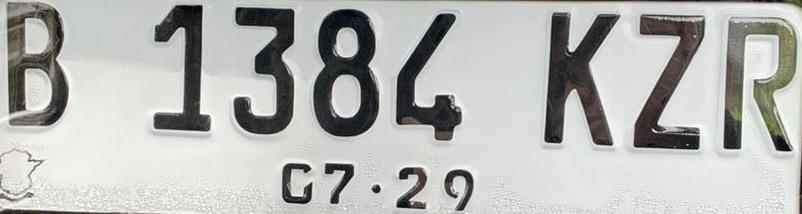
#> input picture dataset/B1384KZR.jpg, 802 x 214 px; its folder holds only this picture in this run
$ python ACitraOCR.py
#> lines starting #> are read from the running program, lines starting #| are printed output that depends on the picture; after the words box and inside, x2 and y2 are one past the last pixel; in counts of white or black regions, pixels touching at a corner belong together
import cv2
import pytesseract
import os

# Konfigurasi path Tesseract jika diperlukan
# Contoh: pytesseract.pytesseract.tesseract_cmd = r'C:\Program Files\Tesseract-OCR\tesseract.exe'

def read_license_plate(image_path, output_folder):
    # Membaca gambar
#> called with image_path = './dataset/B1384KZR.jpg', output_folder = './filtered_images'
    image = cv2.imread(image_path)
#> image is the input picture: shape (214, 802, 3); mean B, G, R 178.9, 182.2, 181.5

    # Konversi ke grayscale
    gray = cv2.cvtColor(image, cv2.COLOR_BGR2GRAY)

    # Filtering gambar make metode OTSU (GAUSSIAN --> OTSU)
    gray = cv2.GaussianBlur(gray, (5, 5), 0)
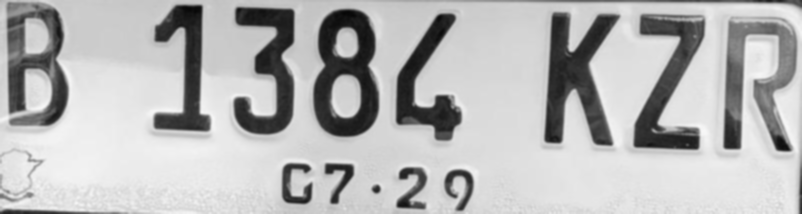
#> gray: shape (214, 802); min 6, max 247, mean 181.7
    _, otsu_filtered = cv2.threshold(gray, 0, 255, cv2.THRESH_BINARY + cv2.THRESH_OTSU)
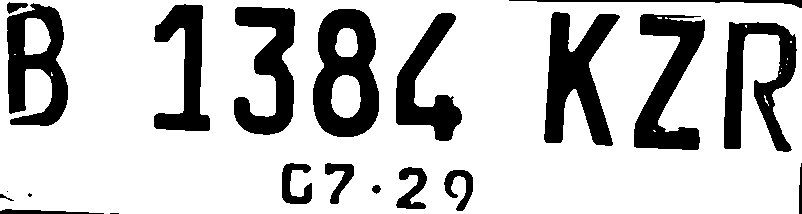
#> otsu_filtered: shape (214, 802); 77.3% white; 21 black regions (3 under 20 px), largest, box (x1, y1, x2, y2) and area: (313, 9, 379, 137) 5344, (544, 12, 620, 146) 5314, (634, 14, 705, 150) 4553

    # Simpan gambar hasil filtering Otsu
    base_name = os.path.basename(image_path)
    filtered_image_path = os.path.join(output_folder, f"filteredOtsu_{base_name}")
    cv2.imwrite(filtered_image_path, otsu_filtered)

    # Gunakan Tesseract untuk membaca teks
    text = pytesseract.image_to_string(otsu_filtered, config='--psm 8')

    # Membersihkan hasil
    plate_number = ''.join(filter(str.isalnum, text))

    return plate_number, filtered_image_path

def calculate_accuracy_single(detected, actual):
    """
    Menghitung akurasi berdasarkan perbandingan karakter yang cocok.
    """
    if not actual:  # Jika referensinya gk ada, akurasi dianggap 0
        return 0

    matched = sum(1 for d, a in zip(detected, actual) if d.lower() == a.lower())
    max_len = max(len(detected), len(actual))
    accuracy = (matched / max_len) * 100 if max_len > 0 else 0
    return accuracy

def process_images_in_folder(folder_path, output_file, output_folder):
    # Daftar semua file dalam folder
    files = os.listdir(folder_path)
    image_files = [f for f in files if f.lower().endswith(('.png', '.jpg', '.jpeg'))] #Ngambil Gambar Extensi png, jpg, jpeg

    if not image_files:
        print("Tidak ada file gambar ditemukan di folder.")
        return

    print(f"Memproses {len(image_files)} file gambar di folder: {folder_path}")

    results = {}
    with open(output_file, 'w') as f:
        f.write("================================================================================================\n")
        f.write("FORMAT : Nama File;   Plat Nomor Terbaca;  Akurasinya (%)\n")
        f.write("================================================================================================\n\n")

        for image_file in image_files:
            image_path = os.path.join(folder_path, image_file)
            print(f"Membaca file: {image_file}")

            try:
                detected_plate, filtered_image_path = read_license_plate(image_path, output_folder)
                actual_plate = os.path.splitext(image_file)[0]  # Ngambil nama file tanpa ekstensinya

                # Hitung akurasi plat nomor masing - masing
                accuracy = calculate_accuracy_single(detected_plate, actual_plate)

                # Simpan result ke dictionary dan file
                results[image_file] = {
                    "detected": detected_plate,
                    "actual": actual_plate,
                    "accuracy": accuracy,
                    "filtered_image": filtered_image_path,
                }

                # Masukin Output ke FILE
                output_line = f"{image_file};   {detected_plate};\t\t\t{accuracy:.2f}%\n"
                f.write(output_line)
                print(f"{output_line.strip()}")
            except Exception as e:
                print(f"Terjadi kesalahan saat membaca {image_file}: {e}")

    print(f"\nHasil OCR dan akurasi disimpan ke: {output_file}")

if __name__ == "__main__":
    folder_path = './dataset'
    output_file = 'hasil_ocr_filterOtsu.txt'
    output_folder = './filtered_images'

    if not output_file.endswith(".txt"):
        output_file += ".txt"

    # Buat folder untuk menyimpan gambar hasil filtering kalo belum ada
    if not os.path.exists(output_folder):
        os.makedirs(output_folder)

    if os.path.isdir(folder_path):
        process_images_in_folder(folder_path, output_file, output_folder)
#> (the call stopped at in read_license_plate, `text = pytesseract.image_to_string(otsu_filtered, config='--psm 8')`: pytesseract is not available in this run)
    else:
        print("Folder tidak ditemukan. Pastikan path sudah benar.")

$ run again, on dataset/B2113UYN.png
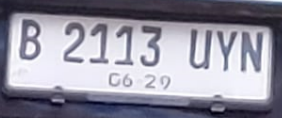
#> input picture dataset/B2113UYN.png, 282 x 118 px
#> in read_license_plate, image is the input picture: shape (118, 282, 3); mean B, G, R 159.3, 145.2, 146.9
#> in read_license_plate, `gray = cv2.cvtColor(image, cv2.COLOR_BGR2GRAY)`:
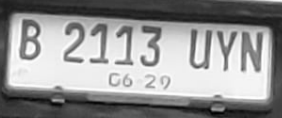
#> gray: shape (118, 282); min 2, max 254, mean 147.3
#> in read_license_plate, `_, otsu_filtered = cv2.threshold(gray, 0, 255, cv2.THRESH_BINARY + cv2..`:
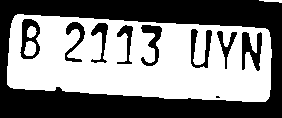
#> otsu_filtered: shape (118, 282); 51.1% white; 10 black regions (1 under 20 px), largest, box (x1, y1, x2, y2) and area: (0, 0, 282, 118) 13675, (242, 32, 262, 71) 442, (20, 19, 40, 59) 413

$ run again, on dataset/B2156TOR.png
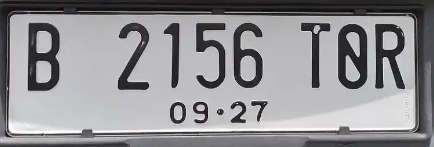
#> input picture dataset/B2156TOR.png, 434 x 147 px
#> in read_license_plate, image is the input picture: shape (147, 434, 3); mean B, G, R 146.2, 144, 144.6
#> in read_license_plate, `gray = cv2.GaussianBlur(gray, (5, 5), 0)`:
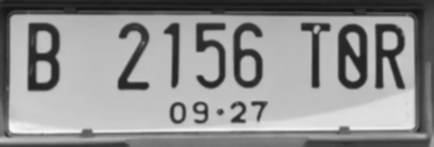
#> gray: shape (147, 434); min 17, max 248, mean 144.5
#> in read_license_plate, `_, otsu_filtered = cv2.threshold(gray, 0, 255, cv2.THRESH_BINARY + cv2..`:
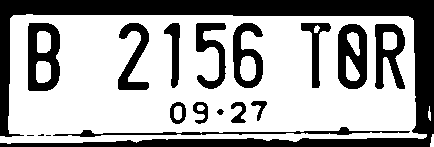
#> otsu_filtered: shape (147, 434); 64.6% white; 18 black regions (3 under 20 px), largest, box (x1, y1, x2, y2) and area: (0, 0, 434, 147) 13114, (28, 23, 60, 91) 1447, (338, 24, 367, 89) 1304

$ run again, on dataset/B18MGP.jpeg
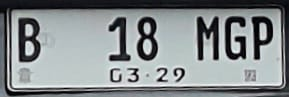
#> input picture dataset/B18MGP.jpeg, 289 x 97 px
#> in read_license_plate, image is the input picture: shape (97, 289, 3); mean B, G, R 140.1, 138.2, 132.8
#> in read_license_plate, `gray = cv2.GaussianBlur(gray, (5, 5), 0)`:
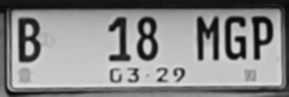
#> gray: shape (97, 289); min 4, max 224, mean 136.7
#> in read_license_plate, `_, otsu_filtered = cv2.threshold(gray, 0, 255, cv2.THRESH_BINARY + cv2..`:
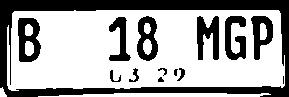
#> otsu_filtered: shape (97, 289); 65.3% white; 14 black regions (1 under 20 px), largest, box (x1, y1, x2, y2) and area: (0, 0, 289, 97) 6074, (18, 18, 41, 62) 671, (197, 16, 219, 60) 622
